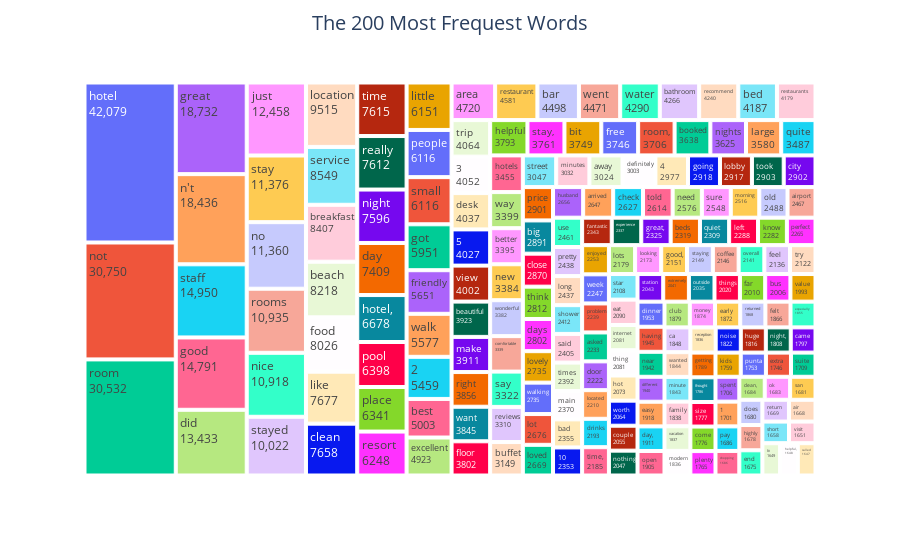

Source (notebook cell):
### Markdown cell above
# Most Used Words

### Code cell
# Review
mostUsedWords = data['Review'].str.split(expand=True).stack().value_counts()
mostUsedWords_top200 = mostUsedWords[:200]

fig = px.treemap(mostUsedWords_top200, path=[mostUsedWords_top200.index], values=0)
fig.update_layout(title_text='The 200 Most Frequest Words',
                  title_x=0.5, title_font=dict(size=20)
                  )
fig.update_traces(textinfo="label+value")
fig.show()

### Figure 1 — Plotly figure (JSON) as saved in the notebook; plotly's stock layout.template omitted (floating-point values rounded to 4 significant figures; data arrays with more than 128 entries replaced by an {"elided": "..."} marker saying what was removed)
{"data": [{"branchvalues": "total", "domain": {"x": [0, 1], "y": [0, 1]}, "hovertemplate": "labels=%{label}<br>0=%{value}<br>parent=%{parent}<br>id=%{id}<extra></extra>", "ids": {"elided": "200 str values"}, "labels": {"elided": "200 str values"}, "name": "", "parents": {"elided": "200 str values"}, "textinfo": "label+value", "type": "treemap", "values": {"elided": "200 int values"}}], "layout": {"legend": {"tracegroupgap": 0}, "margin": {"t": 60}, "title": {"font": {"size": 20}, "text": "The 200 Most Frequest Words", "x": 0.5}}}
